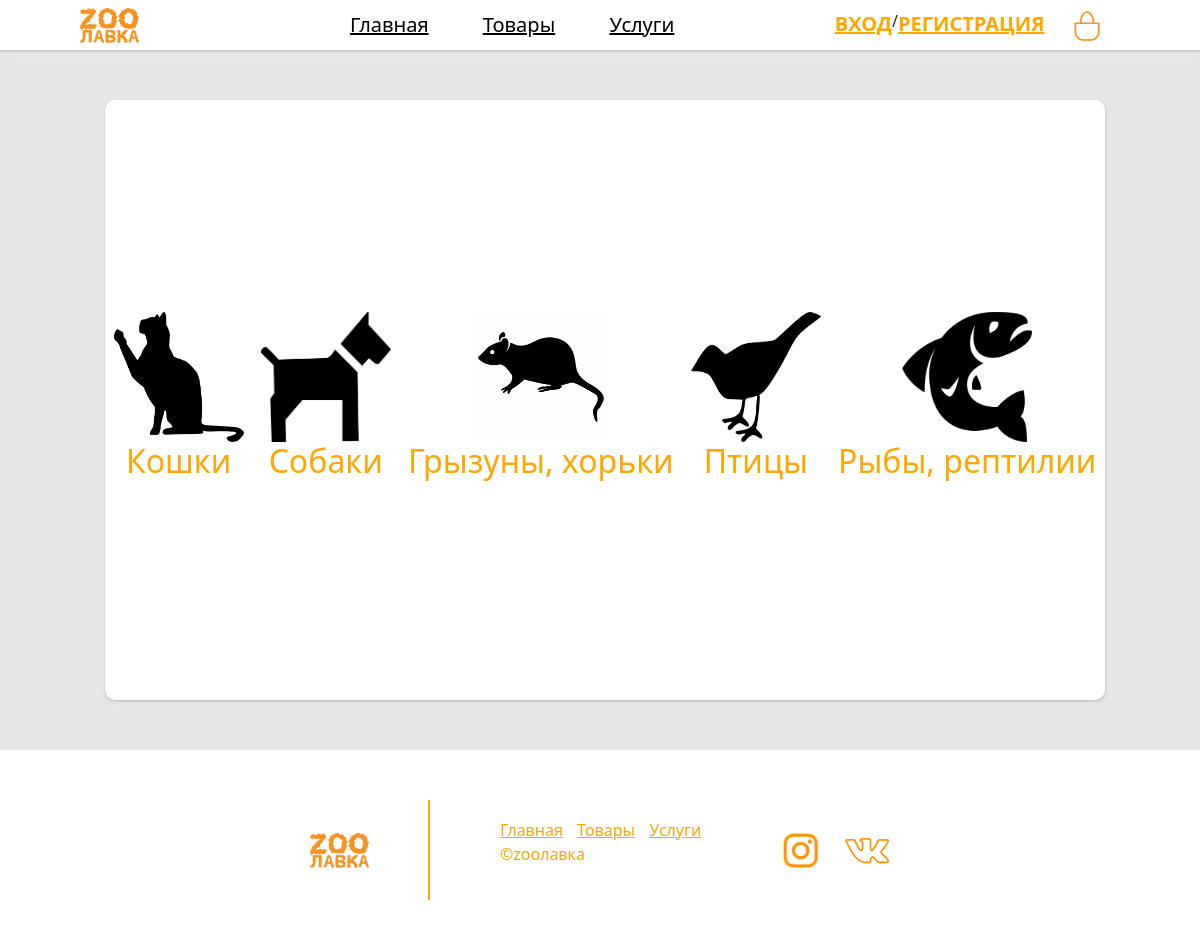
The page /zoo/tovar/ on the database its author committed.
### zoo/models.py (models this page shows, shortened)
class Category(models.Model):
    name  = models.CharField(max_length=40,verbose_name="Название")
    img = models.ImageField(upload_to="%Y/%m/%d/", verbose_name="Изображение")
    class Meta:
        verbose_name = 'Категория'
        verbose_name_plural = 'Категории'

### zoo/views.py (the view)
# urls.py: path('tovar/', Zoo2View.as_view(), name='tovar'),
class Zoo2View (ListView):
   model = Category
   context_object_name = 'category'
   template_name = 'tov.html'

### zoo/templates/tov.html (shortened to what this page needs)
{% extends "root.html" %}
    {% block content %}
     <div class="slaid_1">
         <div class="block">
                 {% for category in category %}
                 <div class="" style="display:flex; flex-direction: column; align-items: center;">
                 <img class="" style="width:130px; height: 130px;" src="{{ category.img.url }}">
                    <a href="{% url 'zoo:catalog' %}" style="text-decoration:none; color:#ffa600;">
                    <h2>{{ category.name }}</h2></a>
                  </div>
                 {% endfor %}
         </div>
     </div>
    {% endblock %}

### static/css/css.css (style rules this page uses)
* { padding: 0px; margin: 0px; }
html { scroll-behavior: smooth; }
body { background-color: rgb(250, 250, 250) ; }
a { text-decoration: none; font-size: 20px; font-family: 'Segoe UI', Tahoma, Geneva, Verdana, sans-serif;; }
.block { height: 470px; width: 310px; background-color: white; margin-left: 10px; margin-top: 50px; border-radius: 10px; display: flex; box-shadow: 0px 1px 2px 0px rgb(0 0 0 / 10%), 1px 2px 4px 0px rgb(0 0 0 / 10%), 2px 4px 8px 0px rgb(255 255 255 / 10%), 2px 4px 16px 0px rgb(255 255 255 / 10%); flex-direction: column; justify-content: space-evenly; align-items: center; }

### static/css/style.css (style rules this page uses)
* { padding: 0px; margin: 0px; }
body { background-color: rgb(250, 250, 250) ; }
a { text-decoration: none; font-size: 20px; font-family: 'Segoe UI', Tahoma, Geneva, Verdana, sans-serif;; }
.slaid_1 { height: 750px; width: 100%; display: flex; flex-direction: row; flex-wrap: nowrap; justify-content: space-around; align-items: center; background-color: rgb(230, 230, 230); }
.block { height: 470px; width: 470px; background-color: white; margin-left: 10px; margin-top: 50px; border-radius: 10px; display: flex; box-shadow: 0px 1px 2px 0px rgb(0 0 0 / 10%), 1px 2px 4px 0px rgb(0 0 0 / 10%), 2px 4px 8px 0px rgb(255 255 255 / 10%), 2px 4px 16px 0px rgb(255 255 255 / 10%); flex-direction: column; justify-content: space-evenly; align-items: center; }

### static/css/stile.css (style rules this page uses)
* { padding: 0px; margin: 0px; }
body { background-color: rgb(250, 250, 250) ; }
a { text-decoration: none; font-size: 20px; font-family: 'Segoe UI', Tahoma, Geneva, Verdana, sans-serif;; }
.slaid_1 { width: 100%; height: 750px; display: flex; background-color: rgb(230, 230, 230); align-content: center; justify-content: center; align-items: center; }
.block { height: 470px; width: 470px; background-color: white; margin-left: 10px; margin-top: 50px; border-radius: 10px; display: flex; box-shadow: 0px 1px 2px 0px rgb(0 0 0 / 10%), 1px 2px 4px 0px rgb(0 0 0 / 10%), 2px 4px 8px 0px rgb(255 255 255 / 10%), 2px 4px 16px 0px rgb(255 255 255 / 10%); flex-direction: column; justify-content: space-evenly; align-items: center; }

### static/css/tov.css (style rules this page uses)
* { padding: 0px; margin: 0px; }
body { background-color: rgb(250, 250, 250) ; }
a { text-decoration: none; font-size: 20px; font-family: 'Segoe UI', Tahoma, Geneva, Verdana, sans-serif;; }
.slaid_1 { width: 100%; height: 750px; display: flex; background-color: rgb(230, 230, 230); align-content: center; justify-content: center; align-items: center; }
.block { height: 470px; width: 470px; background-color: white; margin-left: 10px; margin-top: 50px; border-radius: 10px; display: flex; box-shadow: 0px 1px 2px 0px rgb(0 0 0 / 10%), 1px 2px 4px 0px rgb(0 0 0 / 10%), 2px 4px 8px 0px rgb(255 255 255 / 10%), 2px 4px 16px 0px rgb(255 255 255 / 10%); flex-direction: column; justify-content: space-evenly; align-items: center; }

### static/css/usl.css (style rules this page uses)
* { padding: 0px; margin: 0px; }
body { background-color: rgb(250, 250, 250) ; }
a { text-decoration: none; font-size: 20px; font-family: 'Segoe UI', Tahoma, Geneva, Verdana, sans-serif;; }
.slaid_1 { height: 750px; width: 100%; display: flex; flex-direction: row; flex-wrap: nowrap; justify-content: space-around; align-items: center; background-color: rgb(230, 230, 230); }
.block { height: 600px; width: 1000px; background-color: white; margin-left: 10px; margin-top: 50px; border-radius: 10px; display: flex; box-shadow: 0px 1px 2px 0px rgb(0 0 0 / 10%), 1px 2px 4px 0px rgb(0 0 0 / 10%), 2px 4px 8px 0px rgb(255 255 255 / 10%), 2px 4px 16px 0px rgb(255 255 255 / 10%); flex-direction: row; justify-content: space-around; align-items: center; align-content: center; flex-wrap: nowrap; }

### rows shown on the page
Category: img (picture), name "Кошки"
Category: img (picture), name "Собаки"
Category: img (picture), name "Грызуны, хорьки"
Category: img (picture), name "Птицы"
Category: img (picture), name "Рыбы, рептилии"
